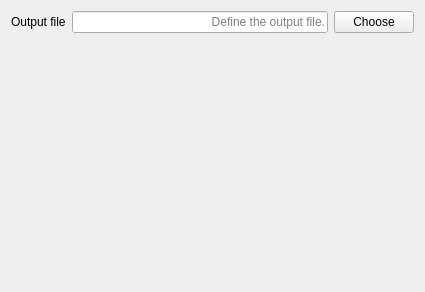
<?xml version="1.0" encoding="UTF-8"?>
<ui version="4.0">
 <class>ScoringCompletenessSettingsView</class>
 <widget class="QWidget" name="ScoringCompletenessSettingsView">
  <property name="geometry">
   <rect>
    <x>0</x>
    <y>0</y>
    <width>425</width>
    <height>292</height>
   </rect>
  </property>
  <property name="windowTitle">
   <string>Form</string>
  </property>
  <layout class="QVBoxLayout" name="verticalLayout">
   <item>
    <layout class="QHBoxLayout" name="horizontalLayout">
     <item>
      <widget class="QLabel" name="output_file_label">
       <property name="text">
        <string>Output file</string>
       </property>
      </widget>
     </item>
     <item>
      <widget class="QLineEdit" name="output_file_lineedit">
       <property name="toolTip">
        <string>Define the output file where the summary of the completeness of the scoring will be wrtiten. </string>
       </property>
       <property name="text">
        <string/>
       </property>
       <property name="alignment">
        <set>Qt::AlignRight|Qt::AlignTrailing|Qt::AlignVCenter</set>
       </property>
       <property name="placeholderText">
        <string>Define the output file.</string>
       </property>
      </widget>
     </item>
     <item>
      <widget class="QPushButton" name="chosse_button">
       <property name="toolTip">
        <string>Open the file explorer to choose the location and the name of the output file.</string>
       </property>
       <property name="text">
        <string>Choose</string>
       </property>
      </widget>
     </item>
    </layout>
   </item>
   <item>
    <spacer name="verticalSpacer">
     <property name="orientation">
      <enum>Qt::Vertical</enum>
     </property>
     <property name="sizeHint" stdset="0">
      <size>
       <width>20</width>
       <height>240</height>
      </size>
     </property>
    </spacer>
   </item>
  </layout>
 </widget>
 <resources/>
 <connections>
  <connection>
   <sender>chosse_button</sender>
   <signal>clicked()</signal>
   <receiver>ScoringCompletenessSettingsView</receiver>
   <slot>on_choose()</slot>
   <hints>
    <hint type="sourcelabel">
     <x>452</x>
     <y>51</y>
    </hint>
    <hint type="destinationlabel">
     <x>355</x>
     <y>166</y>
    </hint>
   </hints>
  </connection>
 </connections>
 <slots>
  <slot>on_choose()</slot>
 </slots>
</ui>
